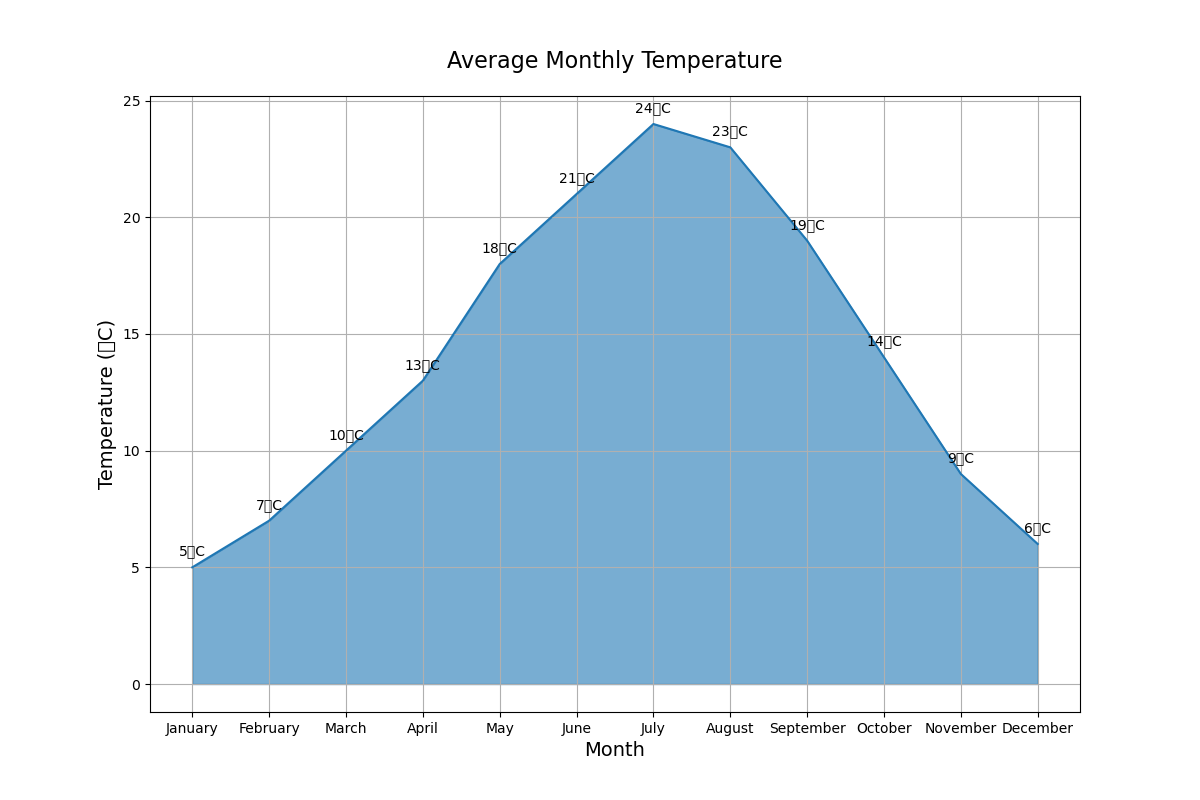

Here is the Python script that generated this plot:

import matplotlib.pyplot as plt
import pandas as pd

# Data
data = {
    'Month': ['January', 'February', 'March', 'April', 'May', 'June', 
              'July', 'August', 'September', 'October', 'November', 'December'],
    'Temperature': [5, 7, 10, 13, 18, 21, 24, 23, 19, 14, 9, 6]
}

df = pd.DataFrame(data)

# Plot
plt.figure(figsize=(12, 8))
plt.fill_between(df['Month'], df['Temperature'], color='#1f77b4', alpha=0.6)
plt.plot(df['Month'], df['Temperature'], color='#1f77b4')

# Add title and labels
plt.title('Average Monthly Temperature', fontsize=16, pad=20)
plt.xlabel('Month', fontsize=14)
plt.ylabel('Temperature (°C)', fontsize=14)

# Add annotation
for i, temp in enumerate(df['Temperature']):
    plt.text(i, temp + 0.5, f'{temp}°C', ha='center')

plt.grid(True)
plt.show()
